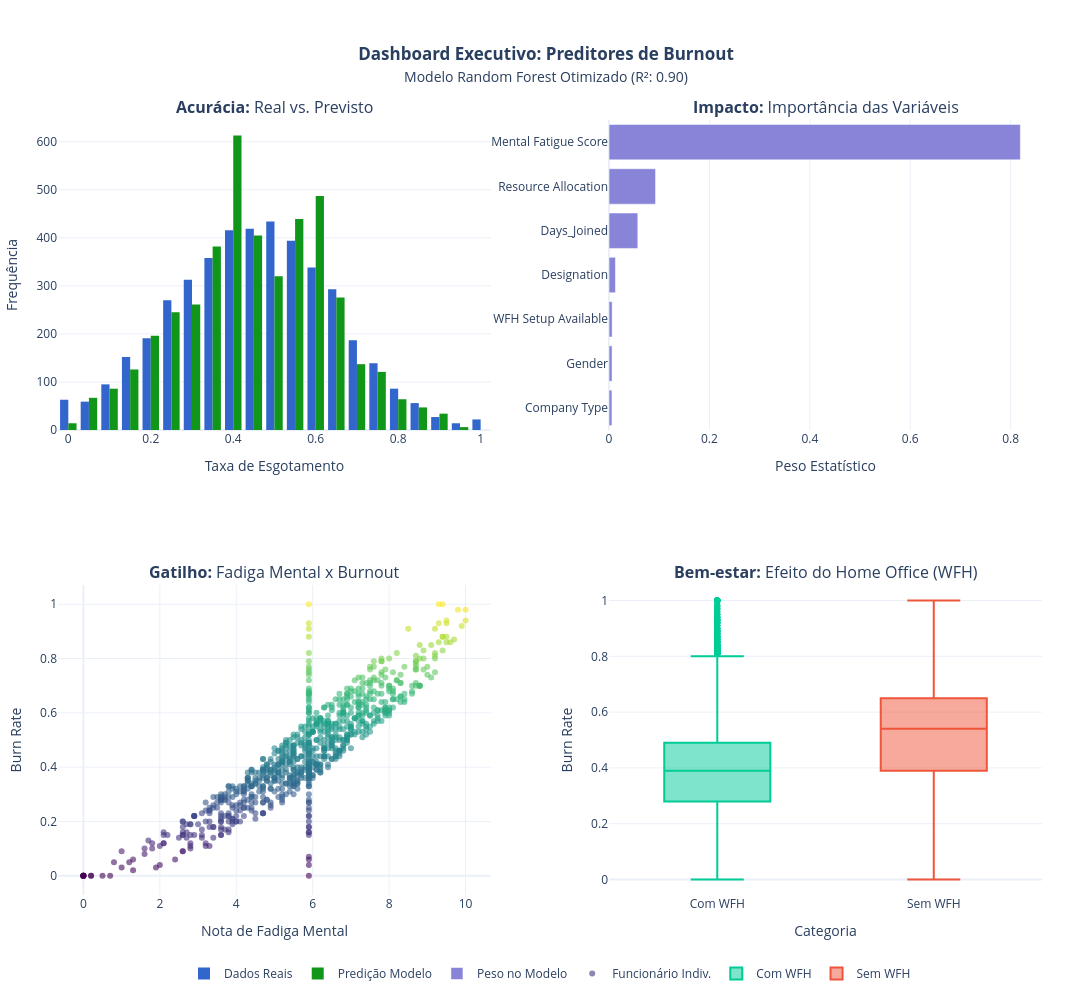

The notebook cell saved with this chart:
### Markdown cell above
| **Conceito**      | **Implicação no Burnout**                          | **Intervenção Recomendada**                                 |
| ----------------- | -------------------------------------------------- | ----------------------------------------------------------- |
| Carga Cognitiva   | Fadiga mental bloqueia a inovação.                 | Limitar reuniões a 45 min para evitar exaustão pré-frontal. |
| Autonomia (WFH)   | Aumenta a resiliência ao estresse.                 | Manter políticas de flexibilidade de local e horário.       |
| Recuperação Ativa | O sono e o descanso não são luxos, são biológicos. | “Direito à desconexão” (não enviar e-mails após o horário). |

### Code cell
# 1. Configurando a estrutura com mais espaço (vertical_spacing aumentado)
fig = make_subplots(
    rows=2, cols=2,
    subplot_titles=(
        "<b>Acurácia:</b> Real vs. Previsto", 
        "<b>Impacto:</b> Importância das Variáveis",
        "<b>Gatilho:</b> Fadiga Mental x Burnout",
        "<b>Bem-estar:</b> Efeito do Home Office (WFH)"
    ),
    vertical_spacing=0.2,   # Aumenta o espaço entre as linhas
    horizontal_spacing=0.12 # Aumenta o espaço entre as colunas
)

# --- QUADRANTE 1: Histograma de Performance ---
fig.add_trace(
    go.Histogram(x=y_val, name='Dados Reais', marker_color='#3366CC', nbinsx=30),
    row=1, col=1
)
fig.add_trace(
    go.Histogram(x=y_pred_otimizado, name='Predição Modelo', marker_color='#109618', nbinsx=30),
    row=1, col=1
)

# --- QUADRANTE 2: Importância das Variáveis ---
# Invertendo a ordem para o gráfico de barras horizontais ficar mais legível
rf_sorted = rf_importances.sort_values(by='Importância', ascending=True)
fig.add_trace(
    go.Bar(
        x=rf_sorted['Importância'], 
        y=rf_sorted['Atributo'], 
        orientation='h',
        marker=dict(color='#8884d8'),
        name='Peso no Modelo'
    ),
    row=1, col=2
)

# --- QUADRANTE 3: Fadiga vs Burnout (Scatter) ---
fig.add_trace(
    go.Scatter(
        x=train_clean['Mental Fatigue Score'].iloc[:800], # Amostra para não poluir
        y=train_clean['Burn Rate'].iloc[:800],
        mode='markers',
        marker=dict(
            size=6, 
            color=train_clean['Burn Rate'].iloc[:800], 
            colorscale='Viridis',
            opacity=0.6
        ),
        name='Funcionário Indiv.'
    ),
    row=2, col=1
)

# --- QUADRANTE 4: WFH Boxplot ---
fig.add_trace(go.Box(y=wfh_sim, name='Com WFH', marker_color='#00CC96', boxpoints='outliers'), row=2, col=2)
fig.add_trace(go.Box(y=wfh_nao, name='Sem WFH', marker_color='#EF553B', boxpoints='outliers'), row=2, col=2)

# 2. Ajustes de Layout para evitar interferências
fig.update_layout(
    title=dict(
        text="<b>Dashboard Executivo: Preditores de Burnout</b><br><span style='font-size:14px'>Modelo Random Forest Otimizado (R²: 0.90)</span>",
        x=0.5,
        xanchor='center'
    ),
    height=1000, # Aumentei a altura para dar mais espaço vertical
    width=1100,  # Largura confortável
    template="plotly_white",
    hovermode="closest",
    # Ajuste da legenda para fora da área dos gráficos
    legend=dict(
        orientation="h",
        yanchor="bottom",
        y=-0.12, # Joga a legenda para baixo de tudo
        xanchor="center",
        x=0.5
    ),
    margin=dict(l=50, r=50, t=120, b=100) # Margens internas generosas
)

# Atualizando nomes dos eixos individualmente para clareza
fig.update_xaxes(title_text="Taxa de Esgotamento", row=1, col=1)
fig.update_xaxes(title_text="Peso Estatístico", row=1, col=2)
fig.update_xaxes(title_text="Nota de Fadiga Mental", row=2, col=1)
fig.update_xaxes(title_text="Categoria", row=2, col=2)

fig.update_yaxes(title_text="Frequência", row=1, col=1)
fig.update_yaxes(title_text="Burn Rate", row=2, col=1)
fig.update_yaxes(title_text="Burn Rate", row=2, col=2)

fig.show()

### Figure 1 — Plotly figure (JSON) as saved in the notebook; plotly's stock layout.template omitted (floating-point values rounded to 4 significant figures; data arrays with more than 128 entries replaced by an {"elided": "..."} marker saying what was removed)
{"data": [{"marker": {"color": "#3366CC"}, "name": "Dados Reais", "nbinsx": 30, "type": "histogram", "x": {"elided": "4326 float values"}, "xaxis": "x", "yaxis": "y"}, {"marker": {"color": "#109618"}, "name": "Predição Modelo", "nbinsx": 30, "type": "histogram", "x": {"elided": "4326 float values"}, "xaxis": "x", "yaxis": "y"}, {"marker": {"color": "#8884d8"}, "name": "Peso no Modelo", "orientation": "h", "type": "bar", "x": [0.005768, 0.005969, 0.006213, 0.01275, 0.05732, 0.09264, 0.8193], "xaxis": "x2", "y": ["Company Type", "Gender", "WFH Setup Available", "Designation", "Days_Joined", "Resource Allocation", "Mental Fatigue Score"], "yaxis": "y2"}, {"marker": {"color": {"elided": "800 float values"}, "colorscale": [[0, "#440154"], [0.1111, "#482878"], [0.2222, "#3e4989"], [0.3333, "#31688e"], [0.4444, "#26828e"], [0.5556, "#1f9e89"], [0.6667, "#35b779"], [0.7778, "#6ece58"], [0.8889, "#b5de2b"], [1, "#fde725"]], "opacity": 0.6, "size": 6}, "mode": "markers", "name": "Funcionário Indiv.", "type": "scatter", "x": {"elided": "800 float values"}, "xaxis": "x3", "y": {"elided": "800 float values"}, "yaxis": "y3"}, {"boxpoints": "outliers", "marker": {"color": "#00CC96"}, "name": "Com WFH", "type": "box", "xaxis": "x4", "y": {"elided": "11685 float values"}, "yaxis": "y4"}, {"boxpoints": "outliers", "marker": {"color": "#EF553B"}, "name": "Sem WFH", "type": "box", "xaxis": "x4", "y": {"elided": "9941 float values"}, "yaxis": "y4"}], "layout": {"annotations": [{"font": {"size": 16}, "showarrow": false, "text": "<b>Acurácia:</b> Real vs. Previsto", "x": 0.22, "xanchor": "center", "xref": "paper", "y": 1, "yanchor": "bottom", "yref": "paper"}, {"font": {"size": 16}, "showarrow": false, "text": "<b>Impacto:</b> Importância das Variáveis", "x": 0.78, "xanchor": "center", "xref": "paper", "y": 1, "yanchor": "bottom", "yref": "paper"}, {"font": {"size": 16}, "showarrow": false, "text": "<b>Gatilho:</b> Fadiga Mental x Burnout", "x": 0.22, "xanchor": "center", "xref": "paper", "y": 0.4, "yanchor": "bottom", "yref": "paper"}, {"font": {"size": 16}, "showarrow": false, "text": "<b>Bem-estar:</b> Efeito do Home Office (WFH)", "x": 0.78, "xanchor": "center", "xref": "paper", "y": 0.4, "yanchor": "bottom", "yref": "paper"}], "height": 1000, "hovermode": "closest", "legend": {"orientation": "h", "x": 0.5, "xanchor": "center", "y": -0.12, "yanchor": "bottom"}, "margin": {"b": 100, "l": 50, "r": 50, "t": 120}, "title": {"text": "<b>Dashboard Executivo: Preditores de Burnout</b><br><span style='font-size:14px'>Modelo Random Forest Otimizado (R²: 0.90)</span>", "x": 0.5, "xanchor": "center"}, "width": 1100, "xaxis": {"anchor": "y", "domain": [0, 0.44], "title": {"text": "Taxa de Esgotamento"}}, "xaxis2": {"anchor": "y2", "domain": [0.56, 1], "title": {"text": "Peso Estatístico"}}, "xaxis3": {"anchor": "y3", "domain": [0, 0.44], "title": {"text": "Nota de Fadiga Mental"}}, "xaxis4": {"anchor": "y4", "domain": [0.56, 1], "title": {"text": "Categoria"}}, "yaxis": {"anchor": "x", "domain": [0.6, 1], "title": {"text": "Frequência"}}, "yaxis2": {"anchor": "x2", "domain": [0.6, 1]}, "yaxis3": {"anchor": "x3", "domain": [0, 0.4], "title": {"text": "Burn Rate"}}, "yaxis4": {"anchor": "x4", "domain": [0, 0.4], "title": {"text": "Burn Rate"}}}}
